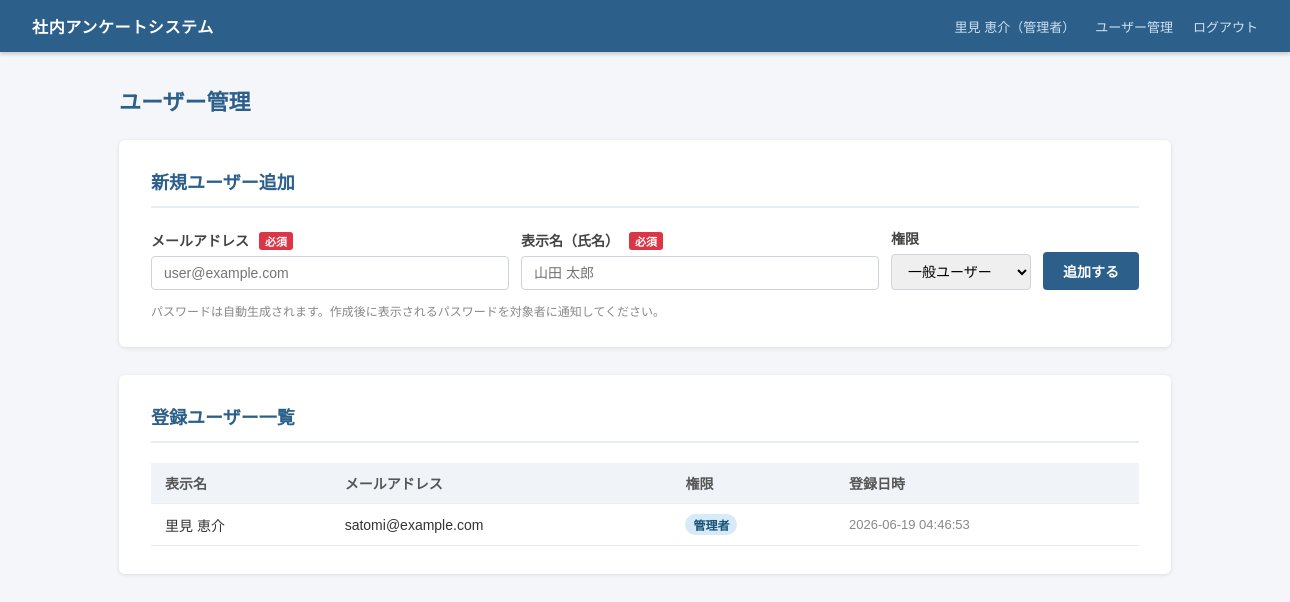
The app's page /users (signed in) with its own data.
### tables this page shows
CREATE TABLE users (
    user_id      INTEGER PRIMARY KEY AUTOINCREMENT,
    email        VARCHAR(255) NOT NULL UNIQUE,
    password_hash VARCHAR(255) NOT NULL,
    role         VARCHAR(20)  NOT NULL DEFAULT 'general',
    display_name VARCHAR(100),
    created_at   DATETIME DEFAULT CURRENT_TIMESTAMP,
    updated_at   DATETIME DEFAULT CURRENT_TIMESTAMP
);

### app.py (the view)
@app.route('/users')
@admin_required
def user_manage():
    db = get_db()
    users = db.execute(
        'SELECT user_id, email, role, display_name, created_at FROM users ORDER BY created_at'
    ).fetchall()
    return render_template('user_manage.html', users=users, new_user=None)

### app.py (called while the page is built)
def get_db():
    db = getattr(g, '_db', None)
    if db is None:
        db = g._db = sqlite3.connect(DATABASE)
        db.row_factory = sqlite3.Row
        db.execute('PRAGMA foreign_keys = ON')
    return db

def admin_required(f):
    @wraps(f)
    def wrapped(*args, **kwargs):
        if 'user_id' not in session:
            return redirect(url_for('login'))
        if session.get('role') != 'admin':
            flash('この操作は管理者のみ可能です', 'error')
            return redirect(url_for('home'))
        return f(*args, **kwargs)
    return wrapped

### templates/user_manage.html (shortened to what this page needs)
{% extends "base.html" %}
{% block content %}
<h1 class="page-title">ユーザー管理</h1>
<div class="card">
  <h2 class="card-title">新規ユーザー追加</h2>
  <form method="post" action="{{ url_for('user_create') }}" style="display:flex;gap:12px;align-items:flex-end;flex-wrap:wrap;">
    <div class="form-group" style="margin:0;flex:1;min-width:200px;">
      <label class="form-label">メールアドレス <span class="required-badge">必須</span></label>
      <input name="email" type="email" class="form-control" placeholder="user@example.com">
    </div>
    <div class="form-group" style="margin:0;flex:1;min-width:160px;">
      <label class="form-label">表示名（氏名） <span class="required-badge">必須</span></label>
      <input name="display_name" type="text" class="form-control" placeholder="山田 太郎">
    </div>
    <div class="form-group" style="margin:0;min-width:140px;">
      <label class="form-label">権限</label>
      <select name="role" class="form-control">
        <option value="general">一般ユーザー</option>
      </select>
    </div>
    <button type="submit" class="btn btn-primary" style="height:38px;white-space:nowrap;">追加する</button>
  </form>
  <p class="form-hint mt-12">パスワードは自動生成されます。作成後に表示されるパスワードを対象者に通知してください。</p>
</div>
<div class="card">
  <h2 class="card-title">登録ユーザー一覧</h2>
  <div class="table-wrap">
    <table>
      <thead>
        <tr>
          <th>表示名</th>
          <th>メールアドレス</th>
          <th>権限</th>
          <th>登録日時</th>
        </tr>
      </thead>
      <tbody>
        {% for u in users %}
        <tr>
          <td>{{ u.display_name }}</td>
          <td>{{ u.email }}</td>
          <td>
            {% if u.role == 'admin' %}
              <span class="badge badge-admin">管理者</span>
            {% else %}
              <span class="badge badge-general">一般</span>
            {% endif %}
          </td>
          <td class="text-sm text-muted">{{ u.created_at }}</td>
        </tr>
        {% endfor %}
      </tbody>
    </table>
  </div>
</div>
{% endblock %}

### templates/base.html (shortened to what this page needs)
<!DOCTYPE html>
<html lang="ja">
<head>
  <link rel="stylesheet" href="{{ url_for('static', filename='style.css') }}">
</head>
<body>
{% if session.user_id %}
<header class="header">
  <div class="header-inner">
    <a href="{{ url_for('home') }}" class="header-logo" style="text-decoration:none;color:#fff;">社内アンケートシステム</a>
    <nav class="header-nav">
      <span class="header-user">{{ session.display_name }}（{{ '管理者' if session.role == 'admin' else '一般ユーザー' }}）</span>
      {% if session.role == 'admin' %}
      <a href="{{ url_for('user_manage') }}">ユーザー管理</a>
      {% endif %}
      <a href="{{ url_for('logout') }}">ログアウト</a>
    </nav>
  </div>
</header>
{% endif %}
<main class="main">
  {% block content %}{% endblock %}
</main>
</body>
</html>

### static/style.css (style rules this page uses)
*, *::before, *::after { box-sizing: border-box; margin: 0; padding: 0; }
body { font-family: "Noto Sans JP", "Hiragino Sans", "Meiryo", sans-serif; font-size: 14px; background: #f4f6f9; color: #333; min-width: 1280px; }
.header { background: #2c5f8a; color: #fff; padding: 0 32px; height: 52px; display: flex; align-items: center; position: sticky; top: 0; z-index: 100; box-shadow: 0 2px 4px rgba(0,0,0,.2); }
.header-inner { display: flex; align-items: center; justify-content: space-between; width: 100%; }
.header-logo { font-size: 16px; font-weight: 700; letter-spacing: .04em; }
.header-nav { display: flex; align-items: center; gap: 20px; font-size: 13px; }
.header-nav a { color: #cfe2f3; text-decoration: none; }
.header-user { color: #cfe2f3; }
.main { max-width: 1100px; margin: 32px auto; padding: 0 24px; }
.card { background: #fff; border-radius: 6px; box-shadow: 0 1px 4px rgba(0,0,0,.1); padding: 28px 32px; margin-bottom: 28px; }
.card-title { font-size: 18px; font-weight: 700; color: #2c5f8a; margin-bottom: 20px; padding-bottom: 12px; border-bottom: 2px solid #e8edf2; }
.btn { display: inline-block; padding: 8px 20px; border-radius: 4px; border: none; cursor: pointer; font-size: 14px; font-weight: 600; text-decoration: none; transition: opacity .15s; }
.btn-primary { background: #2c5f8a; color: #fff; }
.form-group { margin-bottom: 20px; }
.form-label { display: block; font-weight: 600; margin-bottom: 6px; color: #444; }
.required-badge { display: inline-block; background: #dc3545; color: #fff; font-size: 11px; padding: 1px 6px; border-radius: 3px; margin-left: 6px; font-weight: 600; }
.form-control { width: 100%; padding: 8px 12px; border: 1px solid #ced4da; border-radius: 4px; font-size: 14px; font-family: inherit; transition: border-color .15s; }
.form-hint { font-size: 12px; color: #888; margin-top: 4px; }
.table-wrap { overflow-x: auto; }
table { width: 100%; border-collapse: collapse; font-size: 14px; }
th, td { padding: 10px 14px; text-align: left; border-bottom: 1px solid #e8edf2; }
th { background: #f0f4f8; font-weight: 700; color: #555; white-space: nowrap; }
.badge { display: inline-block; padding: 2px 8px; border-radius: 12px; font-size: 12px; font-weight: 600; }
.badge-admin { background: #d6eaf8; color: #1a5276; }
.page-title { font-size: 22px; font-weight: 700; color: #2c5f8a; margin-bottom: 24px; }
.mt-12 { margin-top: 12px; }
.text-sm { font-size: 13px; }
.text-muted { color: #888; }

### records on screen
users: display_name "里見 恵介", email "satomi@example.com", role "管理者", created_at "2026-06-19 04:46:53"

### other values on screen
{{ '管理者' if session.role == 'admin' else '一般ユーザー' }} "管理者"
